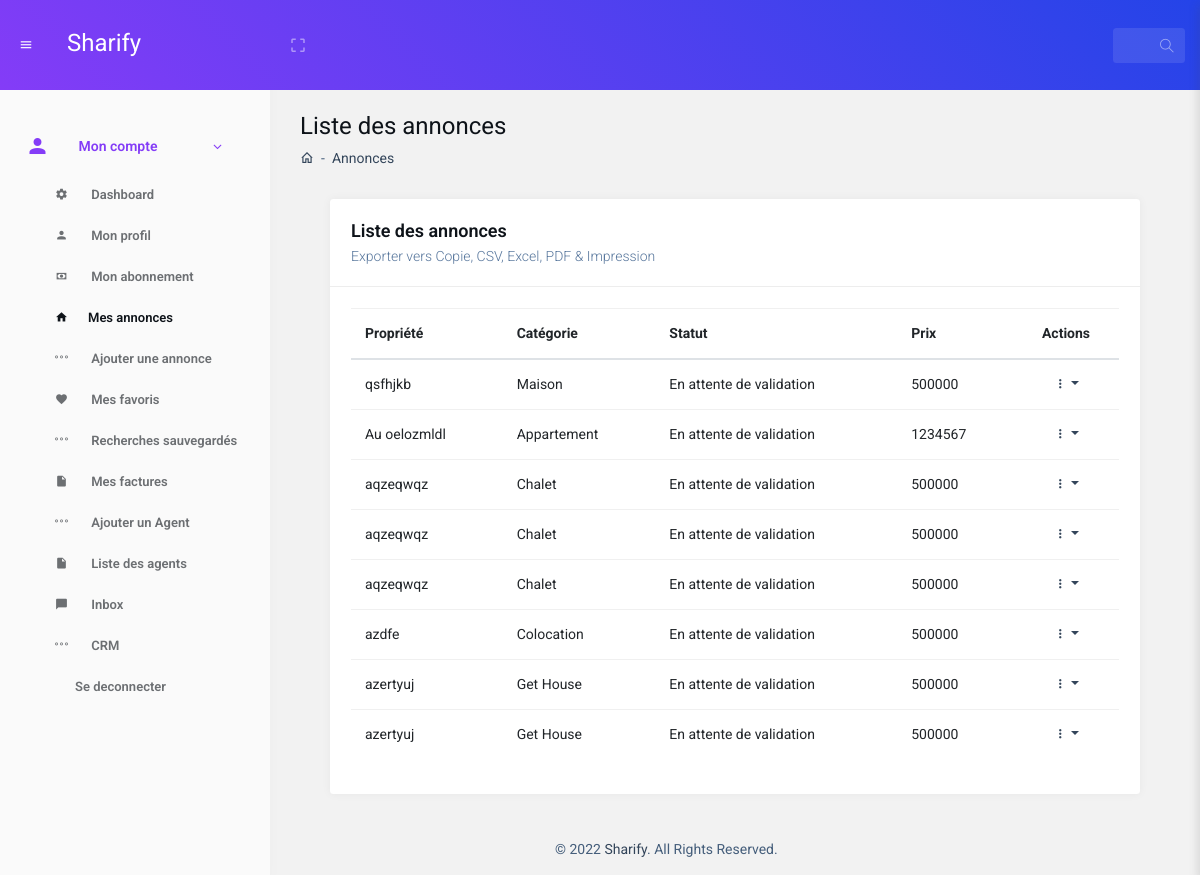
Screenshot of /dashboard/annonces.php (signed in) with the database file from the repository.
### tables this page shows
CREATE TABLE `annonce` (
  `id` int NOT NULL,
  `titre` varchar(255) NOT NULL,
  `slug` varchar(500) NOT NULL,
  `description` text NOT NULL,
  `compte_agence` int NOT NULL,
  `prix` int NOT NULL,
  `etiquette_duree` varchar(20) NOT NULL,
  `devise` varchar(20) NOT NULL,
  `taux_imp` int NOT NULL,
  `frais_proprios` int NOT NULL,
  `categorie_annonce` int NOT NULL,
  `type_annonce` int NOT NULL,
  `adresse` varchar(255) NOT NULL,
  `etat` int NOT NULL,
  `ville` int NOT NULL,
  `voisinage` int NOT NULL,
  `code_zip` varchar(50) NOT NULL,
  `pays` int NOT NULL,
  `longitude` varchar(255) NOT NULL,
  `latitude` varchar(255) NOT NULL,
  `surface` int NOT NULL,
  `nb_piece` int NOT NULL,
  `chambres` int NOT NULL,
  `salle_bain` int NOT NULL,
  `annee_cons` date NOT NULL,
  `garage` varchar(150) NOT NULL,
  `surface_garage` int NOT NULL,
  `dispo_depuis` date NOT NULL,
  `sous_sol` varchar(150) NOT NULL,
  `nb_etage` int DEFAULT NULL,
  `statut` int NOT NULL,
  `remarque` text NOT NULL,
  `active` tinyint(1) NOT NULL DEFAULT '1',
  `valid` tinyint(1) NOT NULL DEFAULT '0'
);

CREATE TABLE `categorie` (
  `id` int NOT NULL,
  `nom` varchar(50) NOT NULL,
  `active` tinyint(1) NOT NULL DEFAULT '1'
);

### app/database/models.php (called while the page is built, shortened)
<?php
class model
{
	private function conn()
	{
		require(__DIR__ . '/../config.php');
		$data_base_connector = new PDO('mysql:host=' . $DB_HOST . ';dbname=' . $DB_NAME, $DB_USER, $DB_PASS);
		return $data_base_connector;
	}
	public function read_filter_once($table, $field, $sfield, $value)
	{
		$db = $this->conn();
		$read_request = $db->prepare('SELECT ' . $field . ' FROM ' . $table . ' WHERE ' . $sfield . '=?');
		$read_request->execute(array($value));
		return $read_request;
	}
}

### dashboard/annonces.php (the view, shortened to what this page needs)
<!DOCTYPE html>
<html lang="en">
<head>
	<link rel="stylesheet" href="./assets/vendor_components/bootstrap/dist/css/bootstrap.min.css">
	<link rel="stylesheet" type="text/css" href="./assets/vendor_components/datatable/datatables.min.css" />
	<link rel="stylesheet" href="css/style.css">
	<link rel="stylesheet" href="css/skin_color.css">
</head>
<body class="hold-transition light-skin sidebar-mini theme-blackberry">
	<div class="wrapper">
		<?php
		require('nav.php');
		require('../app/database/models.php');
		$model = new model();
		$payload = $model->read_filter_once('annonce', '*', 'compte_agence', $_SESSION['id']);
		function status_printer($status)
		{
			if ($status == 0) {
				return 'En attente de validation';
			} else {
				return 'Publié';
			}
		}
		?>
		<div class="content-wrapper">
			<div class="container-full">
				<div class="content-header">
					<div class="d-flex align-items-center">
						<div class="mr-auto">
							<h3 class="page-title">Liste des annonces </h3>
							<div class="d-inline-block align-items-center">
								<nav>
									<ol class="breadcrumb">
										<li class="breadcrumb-item"><a href="#"><i class="mdi mdi-home-outline"></i></a></li>
										<li class="breadcrumb-item" aria-current="page">Annonces</li>
 									</ol>
								</nav>
							</div>
						</div>
					</div>
					<section class="content">
						<div class="row">
							<div class="col-12">
								<div class="box">
									<div class="box-header with-border">
										<h4 class="box-title">Liste des annonces</h4>
										<h6 class="box-subtitle">Exporter vers Copie, CSV, Excel, PDF & Impression</h6>
									</div>
									<div class="box-body">
										<div class="table-responsive">
											<table id="example" class="table table-lg invoice-archive">
												<thead>
													<tr>
														<th>Propriété</th>
														<th>Catégorie</th>
														<th>Statut</th>
														<th>Prix</th>
														<th class="text-center">Actions</th>
													</tr>
												</thead>
												<tbody>
													<?php
													while ($annonce = $payload->fetch()) {
														$load = $model->read_filter_once('categorie', '*', 'id', $annonce['categorie_annonce']);
														$cat= $load->fetch();
														echo ('
												<tr>
											<td>' . $annonce['titre'] .'</td>
											<td>' . $cat['nom'] . '</td>
                                            <td>' . status_printer($annonce['valid']) . '</td>
											<td>
												<h6 class="mb-0">
												' . $annonce['prix'] . '
												</h6>
											</td>
											<td class="text-center">
											<div class="list-icons d-inline-flex">
													<div class="list-icons-item dropdown">
													<a href="#" class="list-icons-item dropdown-toggle" data-toggle="dropdown"><i class="mdi mdi-dots-vertical"></i></a>
													<div class="dropdown-menu dropdown-menu-right">
													' . ($annonce['active'] == 0 ? "<a href=\"annonces.php?valid=1&u=" . $annonce['slug'] . "\" class=\"dropdown-item\"><i class=\"mdi mdi-account-check\"></i>Activer</a>" : "<a href=\"annonces.php?valid=0&u=" . $annonce['slug'] . "\" class=\"dropdown-item\"><i class=\"mdi mdi-account-minus\"></i>Désactiver</a>") . '
													</div>
												</div>
											</td>
										</tr>
												'
														);
													}
													?>
												</tbody>
											</table>
										</div>
									</div>
								</div>
							</div>
						</div>
					</section>
				</div>
			</div>
			<footer class="main-footer">
				&copy; 2022 <a href="https://www.Sharify.com/">Sharify</a>. All Rights Reserved.
			</footer>
		</div>
</body>
</html>

### dashboard/nav.php (shortened to what this page needs)
<header class="main-header">
	<div class="d-flex align-items-center ml-5">
		<a href="#" class="waves-effect waves-light nav-link rounded d-none d-md-inline-block" data-toggle="push-menu" role="button">
			<i class="nav-link-icon mdi mdi-menu text-white"></i>
		</a>
		<a href="./../index.php" class="logo">
		  <div class="logo-lg">
			  <h3 style="color:white">Sharify</h3>
		  </div>
		</a>
	</div>
    <nav class="navbar navbar-static-top">
	  <div class="app-menu">
		<ul class="header-megamenu nav">
			<li class="btn-group nav-item">
				<a href="#" data-provide="fullscreen" class="waves-effect waves-light nav-link rounded" title="Full Screen">
					<i class="nav-link-icon mdi mdi-crop-free text-white"></i>
			    </a>
			</li>
		</ul>
	  </div>
      <div class="navbar-custom-menu r-side">
        <ul class="nav navbar-nav">
	      <li class="search-bar">
			  <div class="lookup lookup-circle lookup-right">
			     <input type="text" name="s">
			  </div>
		  </li>
        </ul>
      </div>
    </nav>
  </header>
  <aside class="main-sidebar">
    <section class="sidebar">
      <ul class="sidebar-menu" data-widget="tree">
		<li class="treeview">
          <a href="#">
            <i class="mdi mdi-account"></i>
            <span>Mon compte</span>
            <span class="pull-right-container">
              <i class="fa fa-angle-right pull-right"></i>
            </span>
          </a>
          <ul class="treeview-menu">
            <li><a href="index.php"><i class="mdi mdi-settings"></i> Dashboard</a></li>
			<li><a href="profile.php"><i class="mdi mdi-account"></i> Mon profil</a></li>
			<li><a href="pricing.php"><i class="mdi mdi-cash"></i> Mon abonnement</a></li>
			<li><a href="annonces.php"><i class="mdi mdi-home"></i>Mes annonces</a></li>
			<li><a href="../add-properties.php"><i class="ti-more"></i> Ajouter une annonce</a></li>
			<li><a href="factures.php"><i class="mdi mdi-heart"></i> Mes favoris</a></li>
			<li><a href="sharelist.php"><i class="ti-more"></i> Recherches sauvegardés</a></li>
			<li><a href="sharelist.php"><i class="mdi mdi-file"></i> Mes factures</a></li>
			<li><a href="add_agent.php"><i class="ti-more"></i> Ajouter un Agent</a></li>
			<li><a href="agents.php"><i class="mdi mdi-file"></i> Liste des agents</a></li>
			<li><a href="sharelist.php"><i class="mdi mdi-message"></i> Inbox</a></li>
			<li><a href="sharelist.php"><i class="ti-more"></i> CRM</a></li>
			<li><a href="./../app/lib/process.php?process=logout"><i class="ti-out"></i> Se deconnecter</a></li>
          </ul>
        </li>
      </ul>
    </section>
  </aside>

### dashboard/css/skin_color.css (style rules this page uses)
.light-skin .main-header .navbar .nav > li > a { color: #ffffff; }
.light-skin .main-sidebar { box-shadow: 0 10px 15px -5px rgba(128, 128, 128, 0.07); background-color: #fafafa; }
.light-skin .sidebar-menu > li:hover > a, .light-skin .sidebar-menu > li:active > a, .light-skin .sidebar-menu > li.active > a { color: #0e1319; }
.light-skin .sidebar-menu > li.active > a { background-color: #0e1319; color: #ffffff !important; }
.light-skin .sidebar-menu > li.active > a > i { color: #ffffff; }
.light-skin .sidebar-menu > li.active > a:after { content: " "; position: absolute; right: 0; top: 0; display: none; width: 0; height: 0; border-style: solid; border-width: 22px 10px 22px 0; border-color: transparent #fafafa transparent transparent !important; }
.light-skin .sidebar-menu > li.menu-open > a { color: #0e1319; }
.light-skin .sidebar-menu > li > .treeview-menu { margin: 0 0px; }
.light-skin .sidebar a { color: #0e1319; }

### rows the page displays
annonce: titre "qsfhjkb", categorie_annonce.nom "Maison", valid "En attente de validation", prix "500000"
annonce: titre "Au oelozmldl", categorie_annonce.nom "Appartement", valid "En attente de validation", prix "1234567"
annonce: titre "aqzeqwqz", categorie_annonce.nom "Chalet", valid "En attente de validation", prix "500000"
annonce: titre "aqzeqwqz", categorie_annonce.nom "Chalet", valid "En attente de validation", prix "500000"
annonce: titre "aqzeqwqz", categorie_annonce.nom "Chalet", valid "En attente de validation", prix "500000"
annonce: titre "azdfe", categorie_annonce.nom "Colocation", valid "En attente de validation", prix "500000"
annonce: titre "azertyuj", categorie_annonce.nom "Get House", valid "En attente de validation", prix "500000"
annonce: titre "azertyuj", categorie_annonce.nom "Get House", valid "En attente de validation", prix "500000"
